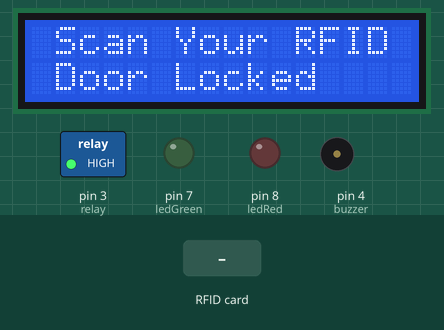
The sketch below on a simulated Arduino Uno, built with avr-gcc and run on an emulated ATmega328P. Shown: 16×2 character LCD, switched loads named in the sketch (green lamp = pin HIGH), output pins drawn as LEDs (lit = HIGH), buzzer (waves = sounding). Dashed ring = blinking. The inputs (shaded band) are chosen by the test bench. Pins used as bus, display or sensor lines are not drawn; what the sketch prints to the serial monitor is not drawn.

Above: at 1.3 s.
1.4 s: RFID card 5E 7A 19 C4 held to the reader
At 2.3 s:
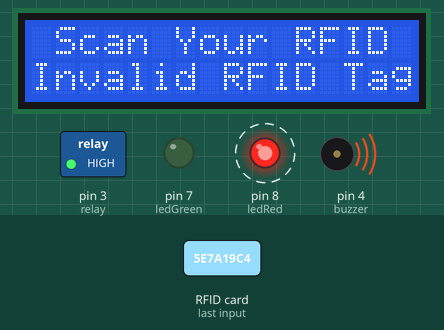
At 4.1 s:
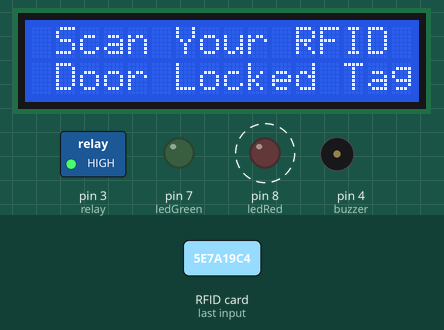
Timing chart, 0 to 5.6 s (numbered marks = the images above; inputs shaded):
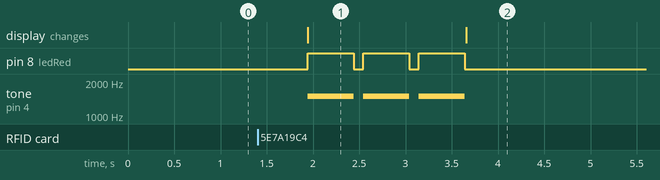

Measured:
- after the input at 1.4 s, pin 8 (ledRed): alternates HIGH for 0.50 s and LOW for 0.10 s, 6 changes in all, then stays LOW, starting after 0.54 s; tone on pin 4 (buzzer): alternates 1500 Hz for 0.50 s and silent for 0.10 s, 6 changes in all, then stays silent, starting after 0.54 s; the display: changes after 0.54 s (image 1)
- what the display in image 1 shows lasts 1.8 s, from 1.9 s to 3.7 s

The sketch:

RFID.ino
```cpp
#include <SPI.h>
#include <MFRC522.h>
#include <LiquidCrystal_I2C.h>

#define SS_PIN 10
#define RST_PIN 9
byte ledRed = 8;
byte ledGreen = 7;
byte buzzer = 4;
byte relay = 3;

MFRC522 rfid(SS_PIN, RST_PIN);
LiquidCrystal_I2C lcd(0x27, 16, 2);

void setup() {
  Serial.begin(9600);
  SPI.begin();
  rfid.PCD_Init();
  Serial.println("Tap RFID/NFC Tag on reader");

  pinMode(ledRed, OUTPUT);
  pinMode(ledGreen, OUTPUT);
  pinMode(relay, OUTPUT);

  lcd.init();
  lcd.backlight();
  lcd.setCursor(0, 0);

  lcd.print(" Scan Your RFID ");
  lcd.setCursor(0, 1);
  lcd.print(" Door Locked  ");
  digitalWrite(relay, HIGH);
}

void loop() {
  if (rfid.PICC_IsNewCardPresent()) {
     if (rfid.PICC_ReadCardSerial()) {
    MFRC522::PICC_Type piccType = rfid.PICC_GetType(rfid.uid.sak);

    Serial.print("RFID/NFC Tag Type: ");
    Serial.println(rfid.PICC_GetTypeName(piccType));
    String uid = "UID: ";
      for (int i = 0; i < rfid.uid.size; i++)
      {uid += (rfid.uid.uidByte[i] < 0x10 ? "0" : "") + String(rfid.uid.uidByte[i], HEX);
        if (i < rfid.uid.size - 1) uid += " ";
        }
        uid.toUpperCase();
        Serial.println(uid);
        if (uid == "UID: 71 C1 29 26") {
          valid();
          }else if (uid == "UID: 05 83 64 EC 8E A2 00") {
            valid();
          }else if (uid == "UID: 13 60 8F 17") {
            valid();
          }else {
            invalid();
            }

          rfid.PICC_HaltA();
          rfid.PCD_StopCrypto1();
              }
            }
          }


void valid () {
  Serial.println("Access Granted");
  Serial.println();
  delay(500);

  lcd.setCursor(0, 1); // column, row
  lcd.print(" Door Un-Locked ");
  digitalWrite(ledGreen, HIGH);
  tone(buzzer, 2000);
  delay(100);
  noTone(buzzer);
  delay(50);
  tone(buzzer, 2000);
  delay(100);
  noTone(buzzer);
  digitalWrite(relay, LOW);
  delay(5000);
  digitalWrite(relay, HIGH);
  delay(100);
  digitalWrite(ledGreen, LOW);

  lcd.setCursor(0, 1);
  lcd.print("	Door Locked	");

  tone(buzzer, 2000);
  delay(100);
  noTone(buzzer);
  delay(50);
}

void invalid () {
  Serial.println("Access Denied");
  Serial.println();
  delay(500);

  lcd.setCursor(0, 1); // column, row
  lcd.print("Invalid RFID Tag");

  digitalWrite(ledRed, HIGH);
  tone(buzzer, 1500);
  delay(500);
  digitalWrite(ledRed, LOW);
  noTone(buzzer);
  delay(100);
  digitalWrite(ledRed, HIGH);
  tone(buzzer, 1500);
  delay(500);
  digitalWrite(ledRed, LOW);
  noTone(buzzer);
  delay(100);
  digitalWrite(ledRed, HIGH);
  tone(buzzer, 1500);
  delay(500);
  digitalWrite(ledRed, LOW);
  noTone(buzzer);

  lcd.setCursor(0, 1); // column, row
  lcd.print("	Door Locked	");
  }
```
